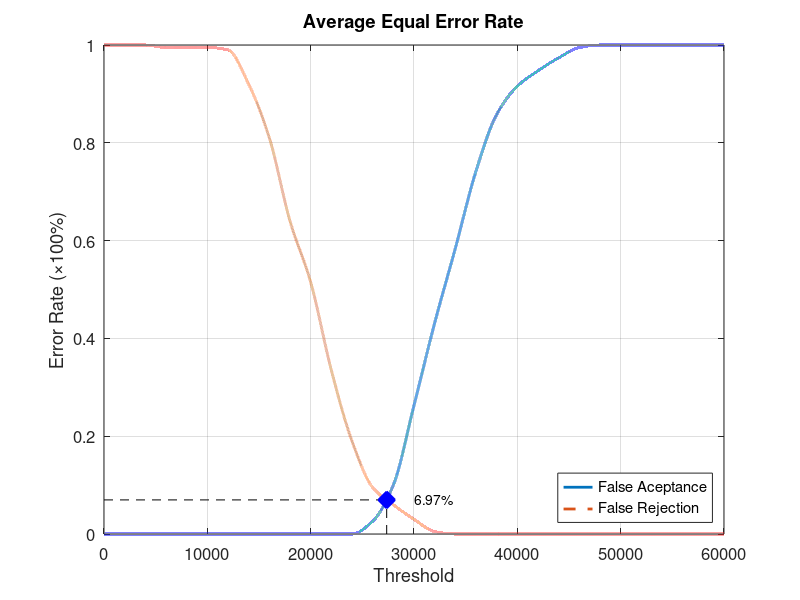
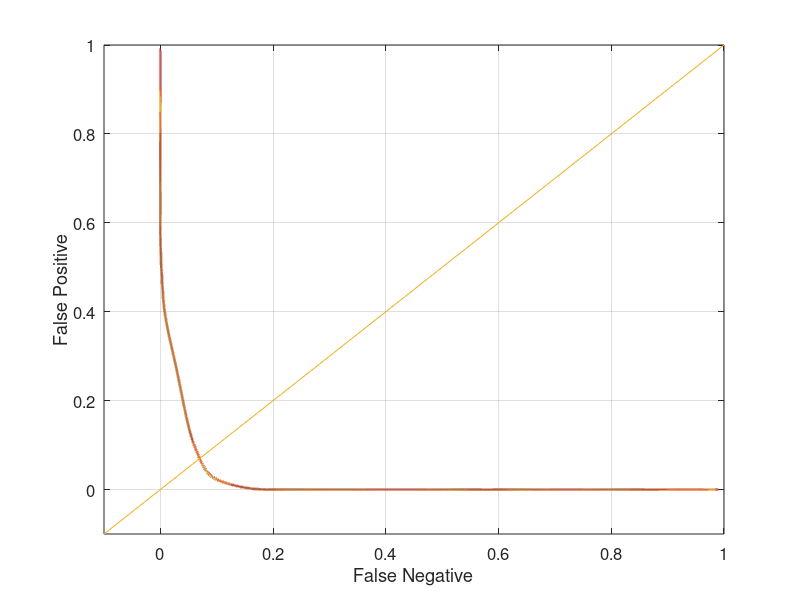

Here is the MATLAB script that generated these plots, in order:
function yEER = Database5_1
close all;
clear;
clc;
x = 0:2000:60000;
xq = 0:0.5:60000;

y0 = [0 0 0 0 0 0 0 0 0 0 0 0 0 0.0263158 0.1 0.263158 0.431579 0.584211 0.742105 0.857895 0.915789 0.947368 0.973684 0.994737 1 1 1 1 1 1 1];
yy0 = interp1(x, y0, xq, 'pchip');
y1 = [1 1 1 0.995 0.995 0.995 0.99 0.92 0.81 0.64 0.515 0.335 0.19 0.095 0.06 0.03 0.005 0 0 0 0 0 0 0 0 0 0 0 0 0 0];
yy1 = interp1(x, y1, xq, 'pchip');

% Calculating EER: 
y2 = abs(y0 - y1);
find(y2 == min(y2))
yy2 = abs(yy0 - yy1);
xEER = find(yy2 == min(yy2));
xEERIndex = xq(xEER) % X-axis EER
yEER = yy0(xEER) % Y-axis EER

main = figure
plot(xq, yy0,'-','LineWidth', 2);	hold on
plot(xq, yy1,'--','LineWidth', 2);	hold on
plot([xEERIndex xEERIndex], [0 yEER], 'k--');	hold on
plot([0 xEERIndex], [yEER yEER], 'k--');	hold on
plot(xEERIndex, yEER, 'bx', 'LineWidth', 10);	hold on
text(xEERIndex + 10 * xEERIndex / 100, yEER, [num2str(round((10000 * yEER)) / 100) '%'])
legend('False Aceptance', 'False Rejection', 'Location', 'SouthEast')
xlabel('Threshold')
ylabel('Error Rate (\times100%)')
title('Average Equal Error Rate')
set(gca, 'FontSize', 12)
axis([0 60000 0 1])
grid on

print(main, 'Database5_1Main', '-dpng');
FNRxFPR = figure('Color', [1 1 1]);
plot(yy1, yy0, '-', yy1, yy0, 'LineWidth', 2);
hold on
y = -0.1:0.1:1
plot(y, y); 
set(gca, 'FontSize', 12)
xlabel('False Negative')
ylabel('False Positive')
axis([-0.1 1 -0.1 1])
set(gca, 'FontSize', 12)
grid on

print(FNRxFPR, 'Database5_1FNRxFPR','-dpng');
end
